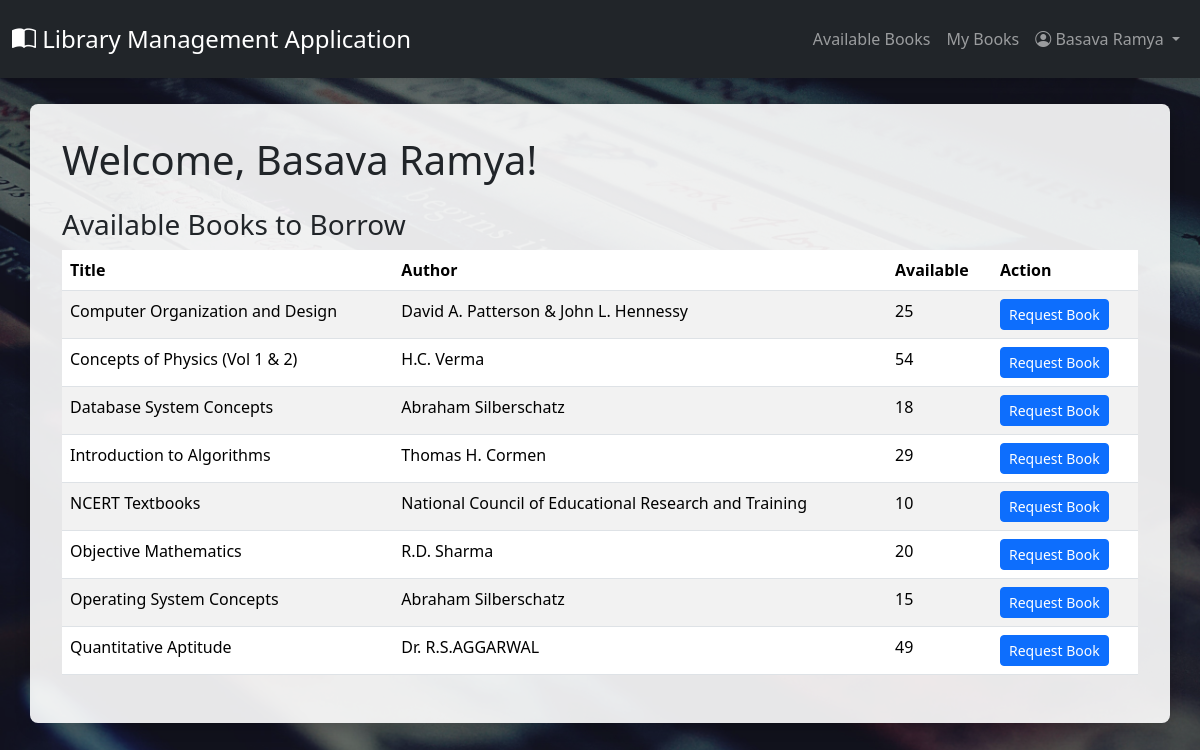
Page /dashboard (signed in) on the committed database.
### tables this page shows
CREATE TABLE user (
  id INTEGER PRIMARY KEY AUTOINCREMENT,
  username TEXT UNIQUE NOT NULL,
  email TEXT UNIQUE NOT NULL,
  password_hash TEXT NOT NULL,
  role TEXT NOT NULL DEFAULT 'member' -- 'admin' or 'member'
);

CREATE TABLE book (
  id INTEGER PRIMARY KEY AUTOINCREMENT,
  title TEXT NOT NULL,
  author TEXT NOT NULL,
  isbn TEXT UNIQUE NOT NULL,
  quantity INTEGER NOT NULL DEFAULT 1,
  quantity_available INTEGER NOT NULL DEFAULT 1
);

### app.py (the view)
@app.route('/dashboard')
@login_required
def member_dashboard():
    db = get_db()
    books = db.execute('SELECT * FROM book WHERE quantity_available > 0 ORDER BY title').fetchall()
    return render_template('member/dashboard.html', books=books)

### app.py (called while the page is built)
@login_manager.user_loader
def load_user(user_id):
    user_row = get_db().execute('SELECT * FROM user WHERE id = ?', (user_id,)).fetchone()
    if user_row:
        return User(id=user_row['id'], username=user_row['username'], email=user_row['email'],
                    password_hash=user_row['password_hash'], role=user_row['role'])
    return None

### database.py (called while the page is built)
def get_db():
    if 'db' not in g:
        g.db = sqlite3.connect(
            current_app.config['DATABASE'],
            detect_types=sqlite3.PARSE_DECLTYPES
        )
        g.db.row_factory = sqlite3.Row
    return g.db

### templates/member/dashboard.html (shortened to what this page needs)
{% extends "layout.html" %}
{% block content %}
    <h1 class="mb-4">Welcome, {{ current_user.username }}!</h1>
    <h3>Available Books to Borrow</h3>
    <table class="table table-striped table-hover">
        <thead><tr><th>Title</th><th>Author</th><th>Available</th><th>Action</th></tr></thead>
        <tbody>
            {% for book in books %}
            <tr>
                <td>{{ book.title }}</td>
                <td>{{ book.author }}</td>
                <td>{{ book.quantity_available }}</td>
                <td>
                    <form action="{{ url_for('request_book', book_id=book.id) }}" method="POST">
                        <button type="submit" class="btn btn-primary btn-sm">Request Book</button>
                    </form>
                </td>
            </tr>
            {% else %}
            <tr><td colspan="4" class="text-center">No books are currently available.</td></tr>
            {% endfor %}
        </tbody>
    </table>
{% endblock %}

### templates/layout.html (shortened to what this page needs)
<!DOCTYPE html>
<html lang="en">
<head>
    <link href="https://cdn.jsdelivr.net/npm/bootstrap@5.3.2/dist/css/bootstrap.min.css" rel="stylesheet">
    <link rel="stylesheet" href="https://cdn.jsdelivr.net/npm/bootstrap-icons@1.11.1/font/bootstrap-icons.css">
    <link rel="stylesheet" href="{{ url_for('static', filename='css/style.css') }}">
</head>
<body>
    <nav class="navbar navbar-expand-lg navbar-dark bg-dark fixed-top">
        <div class="container-fluid">
            <a class="navbar-brand" href="{{ url_for('home') }}"><i class="bi bi-book-half"></i> Library Management Application</a>
            <div class="collapse navbar-collapse" id="navbarNav">
                <ul class="navbar-nav ms-auto">
                    {% if current_user.is_authenticated %}
                        {% if current_user.role == 'admin' %}
                            <li class="nav-item"><a class="nav-link" href="{{ url_for('admin_dashboard') }}">Dashboard</a></li>
                            <li class="nav-item"><a class="nav-link" href="{{ url_for('manage_books') }}">Manage Books</a></li>
                            <li class="nav-item"><a class="nav-link" href="{{ url_for('manage_users') }}">Manage Users</a></li>
                            <li class="nav-item"><a class="nav-link" href="{{ url_for('manage_requests') }}">Book Requests</a></li>
                            <li class="nav-item"><a class="nav-link" href="{{ url_for('reports') }}">Reports</a></li>
                        {% else %}
                            <li class="nav-item"><a class="nav-link" href="{{ url_for('member_dashboard') }}">Available Books</a></li>
                            <li class="nav-item"><a class="nav-link" href="{{ url_for('my_books') }}">My Books</a></li>
                        {% endif %}
                        <li class="nav-item dropdown">
                            <a class="nav-link dropdown-toggle" href="#" id="navbarDropdown" role="button" data-bs-toggle="dropdown" aria-expanded="false">
                                <i class="bi bi-person-circle"></i> {{ current_user.username }}
                            </a>
                        </li>
                    {% else %}
                        <li class="nav-item"><a class="nav-link" href="{{ url_for('login') }}">Login</a></li>
                        <li class="nav-item"><a class="nav-link" href="{{ url_for('register') }}">Register</a></li>
                    {% endif %}
                </ul>
            </div>
        </div>
    </nav>
    <main class="container mt-4">
        {% block content %}{% endblock %}
    </main>
</body>
</html>

### static/css/style.css (style rules this page uses)
body { background-image: url('../images/background.jpg'); background-size: cover; background-attachment: fixed; background-position: center; background-blend-mode: multiply; background-color: rgba(0, 0, 0, 0.5); padding-top: 80px; }
.navbar { padding-top: 1rem; padding-bottom: 1rem; box-shadow: 0 4px 6px rgba(0, 0, 0, 0.1); }
.navbar-brand { font-size: 1.5rem; }
main.container { background-color: rgba(255, 255, 255, 0.9); border-radius: 8px; padding: 2rem; box-shadow: 0 4px 15px rgba(0,0,0,0.2); }

### rows in the picture
user: username "Basava Ramya"
book: title "Computer Organization and Design", author "David A. Patterson & John L. Hennessy", quantity_available "25"
book: title "Concepts of Physics (Vol 1 & 2)", author "H.C. Verma", quantity_available "54"
book: title "Database System Concepts", author "Abraham Silberschatz", quantity_available "18"
book: title "Introduction to Algorithms", author "Thomas H. Cormen", quantity_available "29"
book: title "NCERT Textbooks", author "National Council of Educational Research and Training", quantity_available "10"
book: title "Objective Mathematics", author "R.D. Sharma", quantity_available "20"
book: title "Operating System Concepts", author "Abraham Silberschatz", quantity_available "15"
book: title "Quantitative Aptitude", author "Dr. R.S.AGGARWAL", quantity_available "49"
